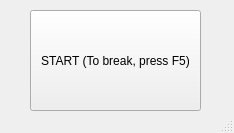
<?xml version="1.0" encoding="UTF-8"?>
<ui version="4.0">
 <class>MainWindow</class>
 <widget class="QMainWindow" name="MainWindow">
  <property name="geometry">
   <rect>
    <x>0</x>
    <y>0</y>
    <width>234</width>
    <height>133</height>
   </rect>
  </property>
  <property name="windowTitle">
   <string>MainWindow</string>
  </property>
  <widget class="QWidget" name="centralwidget">
   <widget class="QPushButton" name="pushButton">
    <property name="geometry">
     <rect>
      <x>30</x>
      <y>10</y>
      <width>171</width>
      <height>101</height>
     </rect>
    </property>
    <property name="text">
     <string>START (To break, press F5)</string>
    </property>
   </widget>
  </widget>
  <widget class="QStatusBar" name="statusbar"/>
 </widget>
 <resources/>
 <connections/>
</ui>
